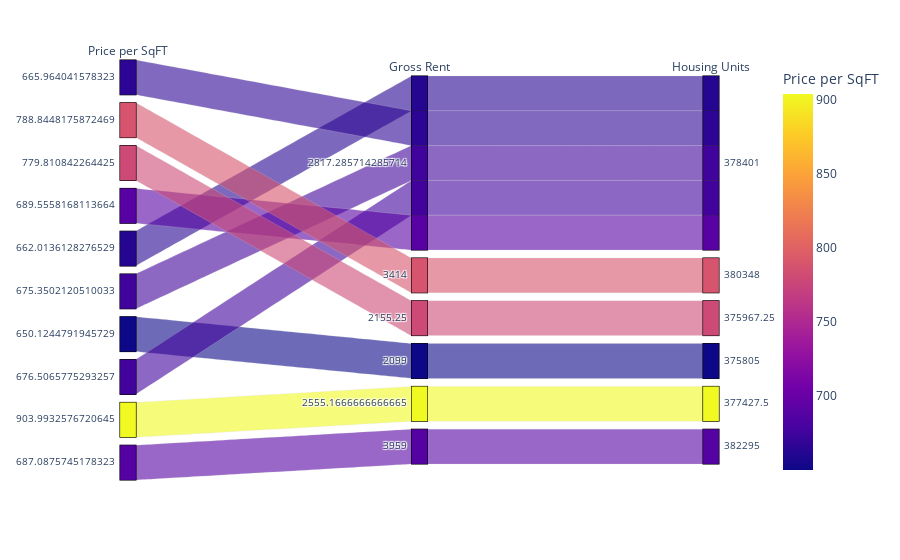

Notebook code cell kept with this figure:
### Markdown cell above
### Create a parallel coordinates plot and parallel categories plot of most expensive neighborhoods in San Francisco per year

### Code cell
# Parallel Categories Plot
expensive_categories_plot = px.parallel_categories(
                            df_expensive_neighborhoods_per_year,
                            color='sale_price_sqr_foot',
                            dimensions=['sale_price_sqr_foot', 'gross_rent', 'housing_units'],
                            labels={
                                'sale_price_sqr_foot': 'Price per SqFT',
                                'gross_rent': 'Gross Rent',
                                'housing_units': 'Housing Units'},
                                )
expensive_categories_plot

### Figure 1 — Plotly figure (JSON) as saved in the notebook; plotly's stock layout.template omitted (floating-point values rounded to 4 significant figures)
{"data": [{"dimensions": [{"label": "Price per SqFT", "values": [666.0, 788.8, 779.8, 689.6, 662.0, 675.4, 650.1, 676.5, 904.0, 687.1]}, {"label": "Gross Rent", "values": [2817.0, 3414, 2155.0, 2817.0, 2817.0, 2817.0, 2099, 2817.0, 2555.0, 3959]}, {"label": "Housing Units", "values": [378401, 380348, 376000.0, 378401, 378401, 378401, 375805, 378401, 377400.0, 382295]}], "domain": {"x": [0, 1], "y": [0, 1]}, "line": {"color": [666.0, 788.8, 779.8, 689.6, 662.0, 675.4, 650.1, 676.5, 904.0, 687.1], "coloraxis": "coloraxis"}, "name": "", "type": "parcats"}], "layout": {"autosize": true, "coloraxis": {"colorbar": {"title": {"text": "Price per SqFT"}}, "colorscale": [[0, "#0d0887"], [0.1111, "#46039f"], [0.2222, "#7201a8"], [0.3333, "#9c179e"], [0.4444, "#bd3786"], [0.5556, "#d8576b"], [0.6667, "#ed7953"], [0.7778, "#fb9f3a"], [0.8889, "#fdca26"], [1, "#f0f921"]]}, "legend": {"tracegroupgap": 0}, "margin": {"t": 60}}}
